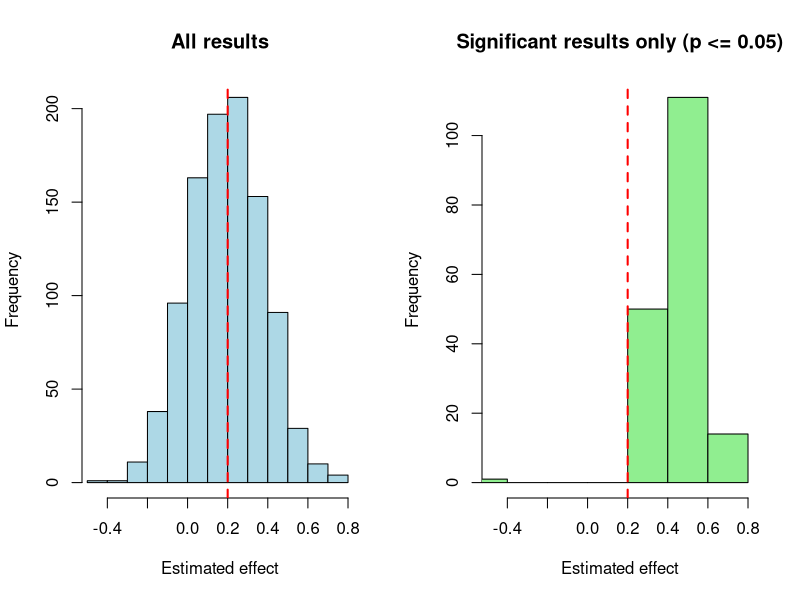

The R script that drew this image:
## ---- chunk 1
msg <- "hello world"
print(msg)
print(msg)
print(msg)
print(msg)
print(msg)
## ---- chunk 2
n <- 10
for(i in 1:n){
# which operations
}
## ---- chunk 3
for(i in 1:5){
print("hello world")
}
## ---- chunk 4
for(i in 1:5){
print(paste("hello world", i, sep = " "))
}
## ---- chunk 5
for(i in 1:10){
  print(i)
}
## ---- chunk 6
vec <- c(1,3,5,8)

for(i in 1:length(vec)){
  
  print(paste(i, vec[i], sep = " "))

  }
## ---- chunk 7
vec <- c(1,3,5,8)

for(i in vec){

  print(i)

}
## ---- chunk 8
x <- 5

while (x < 15) {
  print(x)
  x <- x + 1
}
## ---- chunk 9
repeat{
  die_roll <- sample(1:6, 1)
  print(die_roll)
  if(die_roll == 6) break
}
## ---- chunk 10
i <- 1
repeat {
  print(i)
  i <- i+1
  if(i > 3)break
  }
## ---- chunk 11
i <- 1
while (i < 4) {
  print(i)
  i <- i+1
  }
## ---- chunk 12
total <- 0 # initialize the total to 0
x <- 1:10 # vector x

for(i in 1:length(x)){ # for the whole length of x = 1:10
  total <- total + x[i]
}
## ---- chunk 13
my_sum <- function(x){
  total <- 0 # initialize the total to 0
  for(i in 1:length(x)){  # equivalent to 1:length(x)
    total <- total + x[i]
    }
  return(total)
}

x <- rnorm(100, mean = 0, sd = 1)

my_sum(x)

sum(x)
## ---- chunk 14
mydf <- read.csv(file = "data/mydf_2.csv") # load the dataset

str(mydf)
## ---- chunk 15
# Observed data
age_z <- mydf$age_z
eff_age <- .2 # age effect
nobs <- nrow(mydf)
## ---- chunk 16
set.seed(111) # for reproducibility
#initialize the empity vectors
niter <- 1000 # number of iterations
res_all <- rep(NA, niter)    # all estimated effects
p_val <- rep(NA, niter)      # all p-values

for(i in 1:niter) {
  
  y <- rnorm(nobs, mean = 0 + eff_age * age_z, sd = 1) 

  # linear model
  mod <- lm(y ~ 1 + age_z)

  # extract the effect estimate
  res_all[i] <- coef(mod)[2]

  # p-value of age_z
  p_val[i] <- summary(mod)$coefficients[2, 4]
}

## ---- chunk 17
# Keep only significant results
res_sig <- res_all[p_val <= 0.05]

# Descriptive statistics
cat("Proportion significant = Power:", mean(p_val <= 0.05), "\n")
cat("Mean of all effects:", mean(res_all), "\n")
cat("Mean of significant effects:", mean(res_sig), "\n")
## ---- chunk 18
# Side-by-side plots with par(mfrow)
par(mfrow = c(1, 2))

# Histogram of ALL results
hist(res_all,
     main = "All results",
     xlab = "Estimated effect",
     col = "lightblue",
     xlim = range(res_all))
abline(v = eff_age, col = "red", lwd = 2, lty = 2)  # true effect

# Histogram of SIGNIFICANT results only
hist(res_sig,
     main = "Significant results only (p <= 0.05)",
     xlab = "Estimated effect",
     col = "lightgreen",
     xlim = range(res_all))
abline(v = eff_age, col = "red", lwd = 2, lty = 2)  # true effect
## ---- chunk 19
for(i in 1:3){ # level 1
  for(j in 1:3){ # level 2
      print(paste(i, j))
    }
}
## ---- chunk 20
groups <- c("Control", "Treatment")
for (group in groups) {     # outer loop: groups
  for (subj in 1:3) {       # inner loop: participants
    print(paste("Group:", group, "- Participant:", subj))
  }
}
## ---- chunk 21
rt <- data.frame(Control = c(NA,NA, NA),
                 Treatment = c(NA,NA, NA))   # empty df
rt
## ---- chunk 22
set.seed(42)           # reproducibility
means <- c(500, 450)   # Control, Treatment

for (j in 1:2) {       # columns: groups
  for (i in 1:3) {     # rows: participants
    rt[i, j] <- round(rnorm(1, mean = means[j], sd = 50))
  }
}

rt
colMeans(rt)           # mean RT of each group
